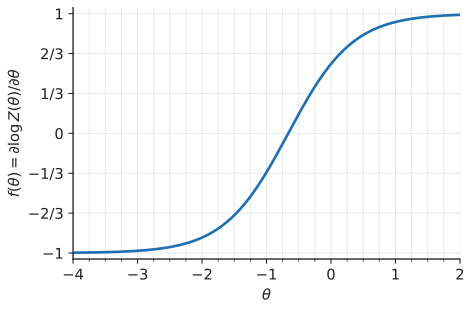

This chart was generated by the following Python code:
"""Derivative of the log partition function, f(theta) = d log Z / d theta = E_theta[x1 x2], for the
two-variable Ising model p(x1, x2) ~ exp(theta x1 x2 + x1 + x2), x_i in {-1, 1}. Redrawn from the
figure "Ising-MLE" in Gutmann, Pen and Paper Exercises in Machine Learning, Ex. 8.12 (CC BY 4.0).
The curve crosses -1/3 at theta = -1.009 (asserted)."""

import matplotlib.pyplot as plt
import numpy as np

from mlrecall.figstyle import BLUE, save


def f(t):
    a, b, c = 2 * np.exp(-t), np.exp(t + 2), np.exp(t - 2)
    return (-a + b + c) / (a + b + c)


t = np.linspace(-4, 2, 601)
grid = np.linspace(-1.2, -0.8, 40001)
root = grid[np.argmin(np.abs(f(grid) + 1 / 3))]
assert abs(root + 1.009) < 0.002, root

fig, ax = plt.subplots(figsize=(5.2, 3.4))
ax.plot(t, f(t), color=BLUE)
ax.set_xticks(np.arange(-4, 2.01, 1.0))
ax.set_xticks(np.arange(-4, 2.01, 0.25), minor=True)
ax.set_yticks([-1, -2 / 3, -1 / 3, 0, 1 / 3, 2 / 3, 1])
ax.set_yticklabels(["−1", "−2/3", "−1/3", "0", "1/3", "2/3", "1"])
ax.set_xlim(-4, 2)
ax.set_ylim(-1.05, 1.05)
ax.grid(True, which="both")
ax.set_xlabel(r"$\theta$")
ax.set_ylabel(r"$f(\theta) = \partial \log Z(\theta) / \partial \theta$")
save(fig, __file__)
